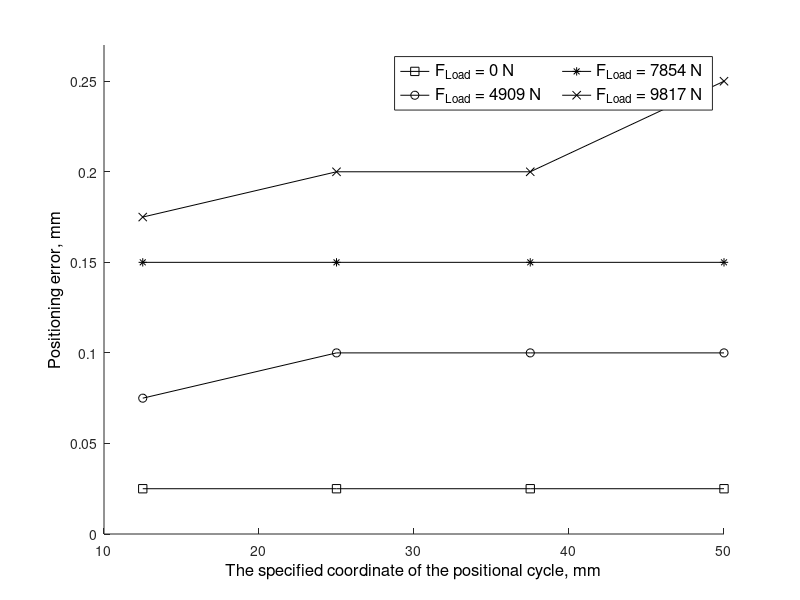

Write the MATLAB code that produced this figure. (Note: this script raises an error after producing the figure.)
clc;
clear all;

error1_1 = 12.5 - 12.475
error1_2 = 25 - 24.975
error1_3 = 37.5 - 37.475
error1_4 = 50 - 49.975

error2_1 = 12.5 - 12.425
error2_2 = 25 - 24.9
error2_3 = 37.5 - 37.4
error2_4 = 50 - 49.9

error3_1 = 12.5 - 12.35
error3_2 = 25 - 24.85
error3_3 = 37.5 - 37.35
error3_4 = 50 - 49.85

error4_1 = 12.5 - 12.325
error4_2 = 25 - 24.8
error4_3 = 37.5 - 37.3
error4_4 = 50 - 49.75
 

hold on
plot([12.5, 25, 37.5, 50], [error1_1, error1_2, error1_3, error1_4], '-squarek', 'LineWidth', 0.5);

plot([12.5, 25, 37.5, 50], [error2_1, error2_2, error2_3, error2_4], '-ok', 'LineWidth', 0.5);

plot([12.5, 25, 37.5, 50], [error3_1, error3_2, error3_3, error3_4], '-*k', 'LineWidth', 0.5);

plot([12.5, 25, 37.5, 50], [error4_1, error4_2, error4_3, error4_4], '-xk', 'LineWidth', 0.5);

xlabel('The specified coordinate of the positional cycle, mm', 'FontSize', 12, 'Color','k'); 
ylabel('Positioning error, mm', 'FontSize', 12, 'Color','k');
legend('F_L_o_a_d = 0 N', 'F_L_o_a_d = 4909 N', 'F_L_o_a_d = 7854 N', 'F_L_o_a_d = 9817 N', 'FontSize', 12, 'NumColumns',2);
ylim([0 0.27])
ax = gca;
ax.YAxis(1).Color = 'k';

grid on
grid minor

hold off

%exportgraphics(gca,'BW_ENG_NEW/calk_error.jpg','Resolution',300)
set(gcf, 'Color', 'w')
export_fig BW_ENG_NEW/calk_error.png -painters -m3
